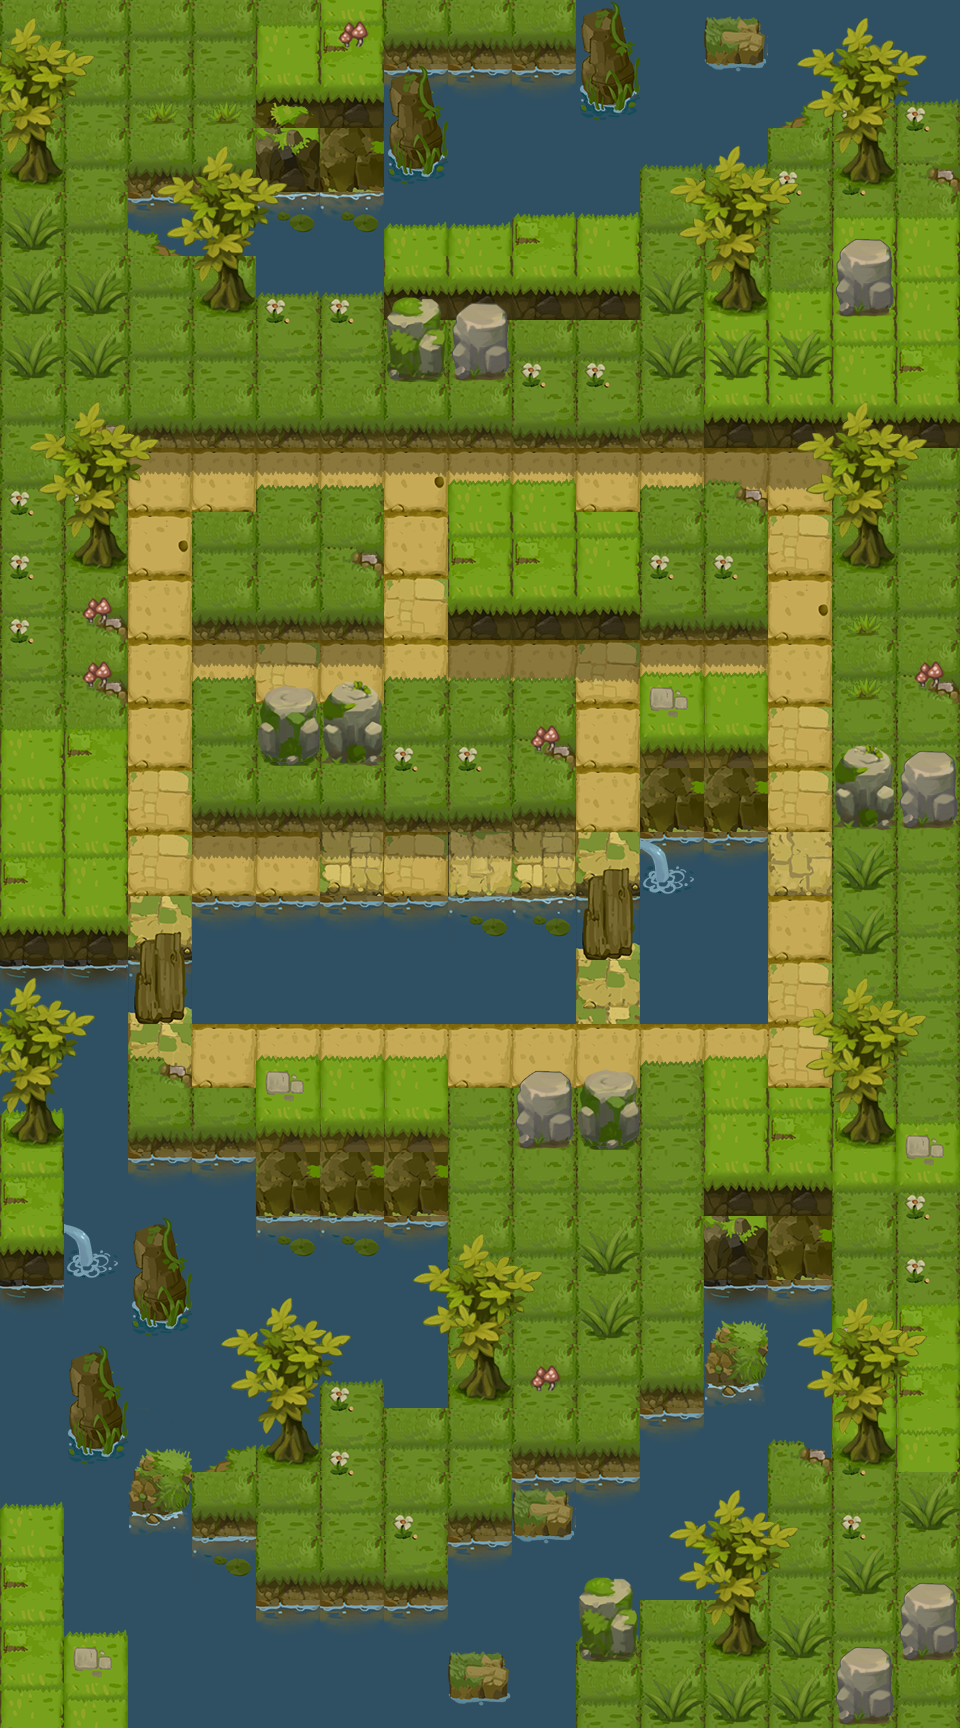

A 2D game scene composited from a Tiled map and its tileset images. What follows is a short description and the map's XML, with each tile layer's data collapsed to a summary:
An orthogonal 15x27 tile map with 64x64 px tiles, 7 tile layers (background, background_top, block, block_top, ...), 4 tilesets and 4 objects (monster, move_3, move_2, move_1).

<map version="1.2" tiledversion="1.2.2" orientation="orthogonal" renderorder="left-down" width="15" height="27" tilewidth="64" tileheight="64" infinite="0" nextlayerid="53" nextobjectid="202">
 <tileset firstgid="1" name="hilly_block_1" tilewidth="64" tileheight="64" tilecount="64" columns="8">
  <image source="img/hilly_block_1.png" width="512" height="512" />
 </tileset>
 <tileset firstgid="65" name="diamond" tilewidth="64" tileheight="64" tilecount="64" columns="8">
  <image source="img/diamond.png" width="512" height="512" />
 </tileset>
 <tileset firstgid="129" name="hilly_bg_1" tilewidth="64" tileheight="64" tilecount="64" columns="8">
  <image source="img/hilly_bg_1.png" width="512" height="512" />
 </tileset>
 <tileset firstgid="193" name="hilly_top_1" tilewidth="64" tileheight="64" tilecount="64" columns="8">
  <image source="img/hilly_top_1.png" width="512" height="512" />
 </tileset>
 <layer id="43" name="background" width="15" height="27">
  <data>[405 cells, 405 non-empty, 10 distinct tile ids]</data>
 </layer>
 <layer id="50" name="background_top" width="15" height="27">
  <data>[405 cells, 26 non-empty, 3 distinct tile ids]</data>
 </layer>
 <layer id="44" name="block" width="15" height="27">
  <data>[405 cells, 345 non-empty, 13 distinct tile ids]</data>
 </layer>
 <layer id="51" name="block_top" width="15" height="27">
  <data>[405 cells, 179 non-empty, 10 distinct tile ids]</data>
 </layer>
 <layer id="45" name="diamond" width="15" height="27">
  <data>[405 cells, 28 non-empty, 1 distinct tile ids]</data>
 </layer>
 <objectgroup color="#ffaaff" id="46" name="trigger" />
 <objectgroup color="#ff0000" id="47" name="monster">
  <object id="201" name="monster" x="640" y="448" width="64" height="64">
   <properties>
    <property name="Direction_Arr" value="0" />
    <property name="ID_Arr" value="101" />
    <property name="Interval" type="int" value="5000" />
    <property name="Move_Arr" value="0" />
    <property name="Order" type="int" value="1" />
    <property name="Time" type="int" value="0" />
   </properties>
  </object>
 </objectgroup>
 <objectgroup color="#00ff00" id="48" name="player">
  <object id="110" name="move_3" x="448" y="1024" width="64" height="64" />
  <object id="109" name="move_2" x="448" y="1024" width="64" height="64" />
  <object id="107" name="move_1" x="448" y="1024" width="64" height="64" />
 </objectgroup>
 <layer id="49" name="all_top_1" width="15" height="27">
  <data>[405 cells, 171 non-empty, 31 distinct tile ids]</data>
 </layer>
 <layer id="52" name="all_top_2" width="15" height="27">
  <data>[405 cells, 0 non-empty, 0 distinct tile ids]</data>
 </layer>
</map>
